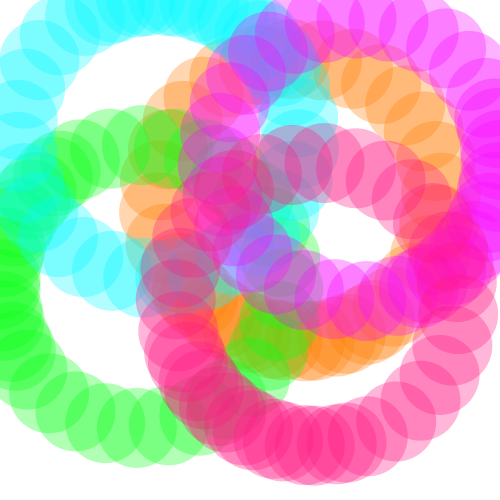
Frame 1 (no input)
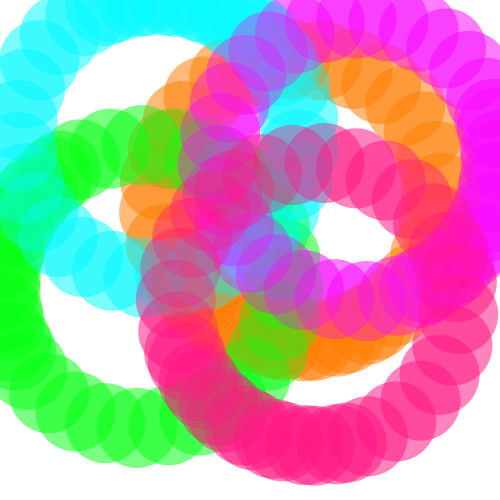
Frame 2 (the mouse pressed at the canvas centre, redrawn once)

The Processing sketch that drew these frames (run headless with seeded random() and noise(); the mouse was pressed at the canvas centre and the sketch redrawn once):

// Processing sketch: processing_82957
// ── processing_82957.pde

void setup()
{
  //SIZE
  //La taille en pixel du papier de la fenêtre est largeur= 220 hauteur= 200
  size(500,500);
  
  smooth();
 
  //BACKGROUND
  //Peindre le fond de notre fenetre 
  background(255);
 
}

void draw()
{


  
  
  //Dessiné une forme
  noStroke();
  fill(255,125,3,80);
  translate(300,200);
  for(int i=0; i<700;i+=20){
    rotate(radians(13));
  ellipse(100,100,80,80);}
  
  //Dessiné une forme
  noStroke();
  fill(5,255,19,80);
  translate(100,150);
  for(int i=0; i<700;i+=20){
    rotate(radians(13));
  ellipse(100,100,80,80);}
  
  //Dessiné une forme
  noStroke();
  fill(5,249,255,80);
  translate(10,150);
  for(int i=0; i<700;i+=20){
    rotate(radians(13));
  ellipse(100,100,80,80);}  
  
   
  //Dessiné une forme
  noStroke();
  fill(250,8,255,80);
  translate(30,200);
  for(int i=0; i<700;i+=20){
    rotate(radians(13));
  ellipse(100,100,80,80);}
  
    //Dessiné une forme
  noStroke();
  fill(255,23,132,80);
  translate(10,150);
  for(int i=0; i<700;i+=20){
    rotate(radians(13));
  ellipse(100,100,80,80);}  
  
  
  noLoop();

}
